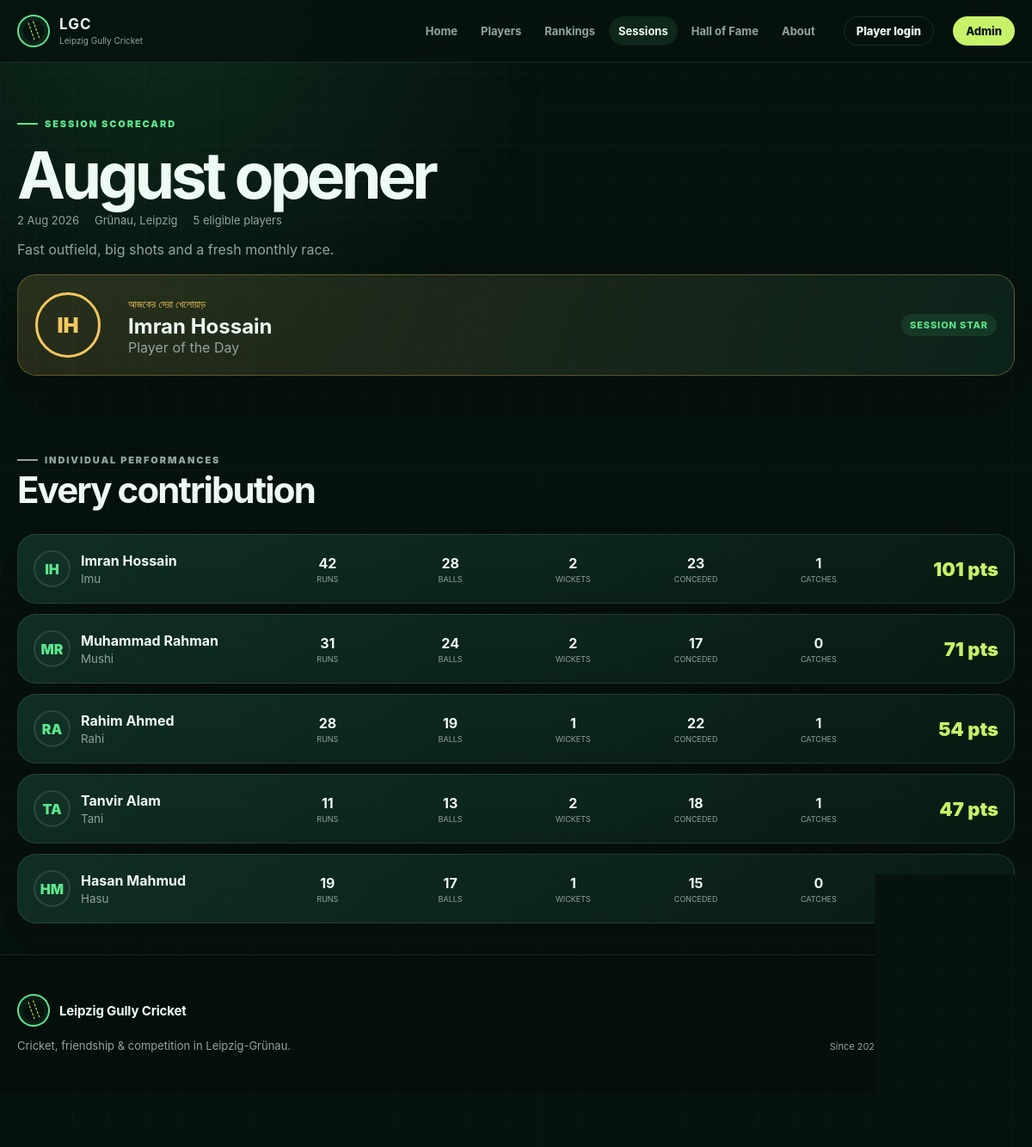
Screenshot of /session.php?id=2 with the database file from the repository.
### tables this page shows
CREATE TABLE sessions (
    id INT UNSIGNED AUTO_INCREMENT PRIMARY KEY,
    session_date DATE NOT NULL,
    location VARCHAR(160) NOT NULL DEFAULT 'Grünau, Leipzig',
    title VARCHAR(160) NULL,
    notes TEXT NULL,
    team_info TEXT NULL,
    status ENUM('draft', 'completed', 'cancelled') NOT NULL DEFAULT 'completed',
    player_of_day_id INT UNSIGNED NULL,
    created_at TIMESTAMP NOT NULL DEFAULT CURRENT_TIMESTAMP,
    updated_at TIMESTAMP NOT NULL DEFAULT CURRENT_TIMESTAMP ON UPDATE CURRENT_TIMESTAMP,
    CONSTRAINT fk_sessions_pod FOREIGN KEY (player_of_day_id) REFERENCES players(id) ON DELETE SET NULL,
    INDEX idx_sessions_date_status (session_date, status)
);

CREATE TABLE players (
    id INT UNSIGNED AUTO_INCREMENT PRIMARY KEY,
    name VARCHAR(120) NOT NULL,
    email VARCHAR(190) NULL,
    password_hash VARCHAR(255) NULL,
    last_login_at DATETIME NULL,
    nickname VARCHAR(80) NULL,
    photo VARCHAR(255) NULL,
    player_number VARCHAR(12) NULL,
    batting_style VARCHAR(80) NULL,
    bowling_style VARCHAR(80) NULL,
    nationality_code CHAR(2) NULL,
    bio TEXT NULL,
    joined_date DATE NULL,
    active TINYINT(1) NOT NULL DEFAULT 1,
    created_at TIMESTAMP NOT NULL DEFAULT CURRENT_TIMESTAMP,
    updated_at TIMESTAMP NOT NULL DEFAULT CURRENT_TIMESTAMP ON UPDATE CURRENT_TIMESTAMP,
    UNIQUE KEY uq_players_email (email),
    INDEX idx_players_active (active)
);

CREATE TABLE session_players (
    id INT UNSIGNED AUTO_INCREMENT PRIMARY KEY,
    session_id INT UNSIGNED NOT NULL,
    player_id INT UNSIGNED NOT NULL,
    runs INT UNSIGNED NULL,
    balls_faced INT UNSIGNED NULL,
    fours INT UNSIGNED NULL,
    sixes INT UNSIGNED NULL,
    is_out TINYINT(1) NULL,
    wickets INT UNSIGNED NULL,
    balls_bowled INT UNSIGNED NULL,
    runs_conceded INT UNSIGNED NULL,
    catches INT UNSIGNED NULL,
    run_outs INT UNSIGNED NULL,
    stumpings INT UNSIGNED NULL,
    bonus_points INT UNSIGNED NOT NULL DEFAULT 0,
    penalty_points INT UNSIGNED NOT NULL DEFAULT 0,
    excluded TINYINT(1) NOT NULL DEFAULT 0,
    admin_note VARCHAR(255) NULL,
    calculated_points INT NOT NULL DEFAULT 0,
    created_at TIMESTAMP NOT NULL DEFAULT CURRENT_TIMESTAMP,
    updated_at TIMESTAMP NOT NULL DEFAULT CURRENT_TIMESTAMP ON UPDATE CURRENT_TIMESTAMP,
    CONSTRAINT fk_session_players_session FOREIGN KEY (session_id) REFERENCES sessions(id) ON DELETE CASCADE,
    CONSTRAINT fk_session_players_player FOREIGN KEY (player_id) REFERENCES players(id) ON DELETE RESTRICT,
    UNIQUE KEY uq_session_player (session_id, player_id),
    INDEX idx_session_players_player (player_id),
    INDEX idx_session_players_eligible (session_id, excluded)
);

### session.php (the view, shortened to what this page needs)
<?php
require_once __DIR__ . '/includes/functions.php';
$pdo = db();
$sessionId = filter_input(INPUT_GET, 'id', FILTER_VALIDATE_INT);
$session = getSessionStats($pdo, $sessionId ?: 0);
require __DIR__ . '/includes/header.php';
?>
<section class="session-hero"><div class="shell"><p class="eyebrow">Session scorecard</p><h1><?= e($session['title'] ?: format_date($session['session_date'])) ?></h1><div class="session-meta"><span><?= e(format_date($session['session_date'])) ?></span><span><?= e($session['location']) ?></span><span><?= count($session['eligible_players']) ?> eligible players</span></div><?php if ($session['notes']): ?><p class="muted"><?= nl2br(e($session['notes'])) ?></p><?php endif; ?><?php if ($session['team_info']): ?><p class="muted"><strong class="accent">Teams:</strong> <?= nl2br(e($session['team_info'])) ?></p><?php endif; ?>
<?php if ($session['player_of_day_id']): ?><a class="surface pod-highlight" href="<?= e(url('player.php?id='.(int)$session['player_of_day_id'])) ?>"><?= avatar_html(['name'=>$session['player_of_day_name'],'photo'=>$session['player_of_day_photo']], 'avatar') ?><div><span class="bengali">আজকের সেরা খেলোয়াড়</span><h2><?= e($session['player_of_day_name']) ?></h2><span class="muted">Player of the Day</span></div><span class="pill">Session star</span></a><?php endif; ?></div></section>
<section class="section-sm"><div class="shell"><div class="section-head"><div><p class="eyebrow">Individual performances</p><h2>Every contribution</h2></div></div>
    <?php if ($session['players']): ?><div class="performance-cards">
        <?php foreach ($session['players'] as $row): ?><a class="surface performance-card <?= $row['excluded'] ? 'is-excluded' : '' ?>" href="<?= e(url('player.php?id='.(int)$row['player_id'])) ?>">
            <span class="rank-player"><?= avatar_html($row, 'avatar') ?><span><strong><?= e($row['name']) ?></strong><small><?= $row['excluded'] ? 'Excluded from this session' : e($row['nickname'] ?: 'Eligible performance') ?></small></span></span>
            <?php foreach ([['Runs',$row['runs']],['Balls',$row['balls_faced']],['Wickets',$row['wickets']],['Conceded',$row['runs_conceded']],['Catches',$row['catches']]] as [$label,$value]): ?><span class="performance-stat"><strong><?= $value === null ? '—' : (int)$value ?></strong><span><?= e($label) ?></span></span><?php endforeach; ?>
            <span class="points"><?= $row['excluded'] ? '—' : (int)$row['calculated_points'].' pts' ?></span>
        </a><?php endforeach; ?>
    </div><?php else: ?><div class="surface empty-state"><h2>No performances</h2><p>No players were added to this session.</p></div><?php endif; ?>
</div></section>
<?php require __DIR__ . '/includes/footer.php'; ?>

### includes/functions.php (shortened to what this page needs)
<?php
function e(mixed $value): string
{
    return htmlspecialchars((string) $value, ENT_QUOTES | ENT_SUBSTITUTE, 'UTF-8');
}
function url(string $path = ''): string
{
    return rtrim(BASE_URL, '/') . '/' . ltrim($path, '/');
}
function format_date(?string $date): string
{
    return (new DateTimeImmutable($date, new DateTimeZone(APP_TIMEZONE)))->format('j M Y');
}
function getSessionStats(PDO $pdo, int $sessionId): ?array
{
    $session = $pdo->prepare(
        'SELECT s.*, p.name AS player_of_day_name, p.photo AS player_of_day_photo
         FROM sessions s LEFT JOIN players p ON p.id = s.player_of_day_id WHERE s.id = ?'
    );
    $session->execute([$sessionId]);
    $result = $session->fetch();
    $players = $pdo->prepare(
        'SELECT sp.*, p.name, p.nickname, p.photo, p.player_number
         FROM session_players sp INNER JOIN players p ON p.id = sp.player_id
         WHERE sp.session_id = ? ORDER BY sp.excluded ASC, sp.calculated_points DESC, p.name ASC'
    );
    $players->execute([$sessionId]);
    $result['players'] = $players->fetchAll();
    $result['eligible_players'] = array_values(array_filter($result['players'], static fn(array $row): bool => !(bool) $row['excluded']));
    return $result;
}
function avatar_html(array $player, string $class = 'avatar'): string
{
    $name = trim((string) ($player['name'] ?? 'Player'));
    $initials = '';
    foreach (preg_split('/\s+/', $name) ?: [] as $part) {
        $initials .= substr($part, 0, 1);
        if (strlen($initials) >= 2) {
            break;
        }
    }
    return '<span class="' . e($class) . ' avatar-fallback" aria-hidden="true">' . e(strtoupper($initials ?: 'L')) . '</span>';
}

### assets/css/style.css (style rules this page uses)
:root { --ink: #eefbf4; --muted: #91a69d; --night: #06120e; --night-2: #0a1d16; --panel: #0d251c; --panel-2: #123126; --line: rgba(193, 255, 217, .12); --green: #5ee58d; --green-2: #22b85d; --lime: #c7f36a; --gold: #f4c75f; --silver: #cbd5d1; --bronze: #cd8959; --red: #ff7b70; --radius: 22px; --shadow: 0 20px 70px rgba(0, 0, 0, .28); font-family: Inter, ui-sans-serif, system-ui, -apple-system, BlinkMacSystemFont, "Segoe UI", sans-serif; color-scheme: dark; }
* { box-sizing: border-box; }
html { scroll-behavior: smooth; }
body { margin: 0; color: var(--ink); background: var(--night); min-height: 100vh; }
body::before { content: ""; position: fixed; inset: 0; pointer-events: none; z-index: -1; background: radial-gradient(circle at 15% 0%, rgba(64, 213, 119, .13), transparent 29rem), linear-gradient(rgba(255,255,255,.018) 1px, transparent 1px), linear-gradient(90deg, rgba(255,255,255,.018) 1px, transparent 1px); background-size: auto, 42px 42px, 42px 42px; }
a { color: inherit; text-decoration: none; }
button, a { -webkit-tap-highlight-color: transparent; }
.shell { width: min(1160px, calc(100% - 32px)); margin-inline: auto; }
.section-sm { padding: 36px 0; }
.section-head { display: flex; align-items: end; justify-content: space-between; gap: 24px; margin-bottom: 26px; }
.section-head h1, .section-head h2 { margin: 0; letter-spacing: -.045em; }
.section-head h2 { font-size: clamp(27px, 4vw, 42px); }
.section-head p { color: var(--muted); max-width: 560px; margin: 8px 0 0; line-height: 1.65; }
.eyebrow { display: inline-flex; align-items: center; gap: 8px; margin: 0 0 12px; color: var(--green); text-transform: uppercase; font-size: 11px; font-weight: 900; letter-spacing: .17em; }
.eyebrow::before { content: ""; width: 24px; height: 2px; background: currentColor; }
.surface { background: linear-gradient(145deg, rgba(18,49,38,.92), rgba(9,28,21,.94)); border: 1px solid var(--line); border-radius: var(--radius); box-shadow: var(--shadow); }
.muted { color: var(--muted); }
.pill { display: inline-flex; align-items: center; border-radius: 999px; padding: 6px 10px; background: rgba(94,229,141,.1); color: var(--green); font-size: 11px; font-weight: 850; text-transform: uppercase; letter-spacing: .08em; }
.session-meta { display: flex; gap: 18px; flex-wrap: wrap; color: var(--muted); font-size: 13px; }
.rank-player { display: flex; align-items: center; gap: 12px; min-width: 0; }
.rank-player .avatar { width: 43px; height: 43px; border-radius: 50%; object-fit: cover; flex: 0 0 auto; border: 2px solid var(--line); }
.rank-player .avatar-fallback { display: grid; place-items: center; background: var(--panel-2); color: var(--green); font-weight: 900; }
.rank-player strong, .rank-player small { display: block; overflow: hidden; text-overflow: ellipsis; white-space: nowrap; }
.rank-player small { color: var(--muted); margin-top: 3px; }
.session-hero { padding: 56px 0 26px; }
.session-hero h1 { font-size: clamp(39px, 7vw, 75px); margin: 5px 0 9px; letter-spacing: -.06em; line-height: .95; }
.pod-highlight { display: grid; grid-template-columns: 90px 1fr auto; align-items: center; gap: 18px; padding: 20px; border-color: rgba(244,199,95,.3); background: linear-gradient(110deg, rgba(244,199,95,.14), rgba(13,37,28,.9)); margin: 19px 0; }
.pod-highlight .avatar { width: 76px; height: 76px; border-radius: 50%; object-fit: cover; border: 3px solid var(--gold); }
.pod-highlight .avatar-fallback { display: grid; place-items: center; color: var(--gold); font-size: 24px; font-weight: 900; }
.pod-highlight h2 { margin: 3px 0 0; }
.pod-highlight .bengali { color: var(--gold); font-size: 12px; }
.performance-cards { display: grid; gap: 12px; }
.performance-card { display: grid; grid-template-columns: minmax(180px, 1.1fr) repeat(6, minmax(65px, .55fr)); align-items: center; gap: 10px; padding: 18px; }
.performance-card .points { font-size: 22px; font-weight: 950; color: var(--lime); text-align: right; }
.performance-stat strong, .performance-stat span { display: block; text-align: center; }
.performance-stat span { color: var(--muted); font-size: 9px; text-transform: uppercase; margin-top: 3px; }

### rows the page displays
sessions: title "August opener", session_date "2 Aug 2026", location "Grünau, Leipzig", notes "Fast outfield, big shots and a fresh monthly race.", player_of_day.name "Imran Hossain"
session_players: initials "IH", player.name "Imran Hossain", player.nickname "Imu", value "42", label "RUNS", value "28", label "BALLS", value "2", label "WICKETS", value "23", label "CONCEDED", value "1", label "CATCHES", calculated_points "101"
session_players: initials "MR", player.name "Muhammad Rahman", player.nickname "Mushi", value "31", label "RUNS", value "24", label "BALLS", value "2", label "WICKETS", value "17", label "CONCEDED", value "0", label "CATCHES", calculated_points "71"
session_players: initials "RA", player.name "Rahim Ahmed", player.nickname "Rahi", value "28", label "RUNS", value "19", label "BALLS", value "1", label "WICKETS", value "22", label "CONCEDED", label "CATCHES", calculated_points "54"
session_players: initials "TA", player.name "Tanvir Alam", player.nickname "Tani", value "11", label "RUNS", value "13", label "BALLS", value "2", label "WICKETS", value "18", label "CONCEDED", value "1", label "CATCHES", calculated_points "47"
session_players: initials "HM", player.name "Hasan Mahmud", player.nickname "Hasu", value "19", label "RUNS", value "17", label "BALLS", value "1", label "WICKETS", value "15", label "CONCEDED", value "0", label "CATCHES"

### other values shown
$label "Home"
$label "Players"
$label "Rankings"
$label "Sessions"
$label "Hall of Fame"
$label "About"
count($session['eligible_players']) "5"
$initials ?: 'L' "IH"
